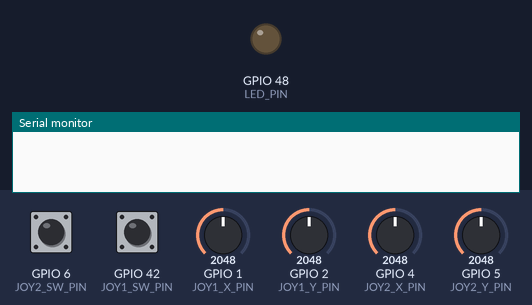
A sketch run on a simulated ESP32-S3. Parts: output pins drawn as LEDs (lit = HIGH), the last lines printed to the serial monitor. The test bench sets the inputs (shaded band); at power-on: GPIO 6 (JOY2_SW_PIN) HIGH, GPIO 1 (JOY1_X_PIN) = 2048, GPIO 2 (JOY1_Y_PIN) = 2048, GPIO 4 (JOY2_X_PIN) = 2048, GPIO 5 (JOY2_Y_PIN) = 2048, GPIO 42 (JOY1_SW_PIN) HIGH (analog values on the 0–4095 scale).

Above: at 0.0 s.
At 4.8 s:
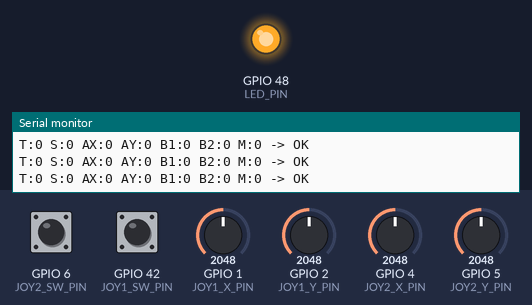
4.9 s: GPIO 6 (JOY2_SW_PIN) pulled LOW for 0.15 s
Timing chart, 0 to 7.9 s (numbered marks = the images above; inputs shaded):
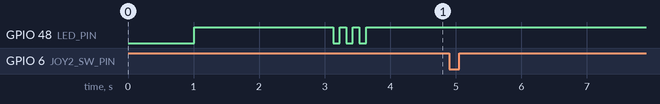

Measured:
- by itself, GPIO 48 (LED_PIN): alternates HIGH for 0.10 s and LOW for 0.10 s, 6 changes in all, then stays HIGH

The sketch:

remote_transmitter.ino
```cpp
/*
 * ===================================================
 * ESP-NOW REMOTE TRANSMITTER - ESP32-S3
 * 2 Joystick Remote Controller
 * ===================================================
 *
 * WIRING JOYSTICK 1 (Kiri - Throttle/Steering):
 *   VCC  -> 3.3V
 *   GND  -> GND
 *   VRx  -> GPIO1 (ADC)
 *   VRy  -> GPIO2 (ADC)
 *   SW   -> GPIO42 (Optional button)
 *
 * WIRING JOYSTICK 2 (Kanan - Auxiliary):
 *   VCC  -> 3.3V
 *   GND  -> GND
 *   VRx  -> GPIO4 (ADC)
 *   VRy  -> GPIO5 (ADC)
 *   SW   -> GPIO6 (Optional button)
 *
 * LED Status:
 *   GPIO48 -> LED (Built-in pada beberapa ESP32-S3)
 *
 * ===================================================
 */

#include <WiFi.h>
#include <esp_now.h>

// ===== PIN JOYSTICK 1 (KIRI) =====
#define JOY1_X_PIN 1   // Steering (kiri-kanan)
#define JOY1_Y_PIN 2   // Throttle (maju-mundur)
#define JOY1_SW_PIN 42 // Tombol joystick 1

// ===== PIN JOYSTICK 2 (KANAN) =====
#define JOY2_X_PIN 4  // Auxiliary X
#define JOY2_Y_PIN 5  // Auxiliary Y (bisa untuk servo)
#define JOY2_SW_PIN 6 // Tombol joystick 2

// ===== LED STATUS =====
#define LED_PIN 48 // LED built-in ESP32-S3

// ===== INVERT AXES (sesuai hasil testing) =====
#define INVERT_JOY1_X false // X: false (sudah benar)
#define INVERT_JOY1_Y true  // Y: true (invert supaya atas=positif)
#define INVERT_JOY2_X true  // X: true
#define INVERT_JOY2_Y true  // Y: true

// ===== KONFIGURASI =====
#define SEND_INTERVAL 50 // Kirim data setiap 50ms (20Hz)
#define DEADZONE 30 // Zona mati joystick (diperbesar untuk menghindari drift)
#define DEBUG_SERIAL true // Debug via Serial

// ===== MAC ADDRESS RECEIVER =====
// GANTI DENGAN MAC ADDRESS ESP32-S3 RECEIVER ANDA!
// Untuk mendapatkan MAC, upload kode receiver dan lihat Serial Monitor
// FC:01:2C:D1:76:54
uint8_t receiverMAC[] = {0xFC, 0x01, 0x2C, 0xD1, 0x76, 0x54};

// ===== STRUKTUR DATA YANG DIKIRIM =====
typedef struct {
  int16_t throttle; // -255 to 255 (maju/mundur)
  int16_t steering; // -255 to 255 (kiri/kanan)
  int16_t aux_x;    // -255 to 255 (auxiliary X)
  int16_t aux_y;    // -255 to 255 (auxiliary Y)
  bool btn1;        // Tombol joystick 1
  bool btn2;        // Tombol joystick 2
  uint8_t mode;     // Mode operasi (0=manual, 1=semi-auto, 2=auto)
} RemoteData;

RemoteData dataToSend;

// ===== KALIBRASI (akan diisi saat startup) =====
int joy1_x_center = 2048;
int joy1_y_center = 2048;
int joy2_x_center = 2048;
int joy2_y_center = 2048;

// ===== VARIABEL ESP-NOW =====
esp_now_peer_info_t peerInfo;
bool peerConnected = false;
unsigned long lastSendTime = 0;
int sendFailCount = 0;

// ===== CALLBACK SAAT DATA TERKIRIM =====
void OnDataSent(const uint8_t *mac_addr, esp_now_send_status_t status) {
  if (status == ESP_NOW_SEND_SUCCESS) {
    digitalWrite(LED_PIN, HIGH);
    sendFailCount = 0;
  } else {
    digitalWrite(LED_PIN, LOW);
    sendFailCount++;
    if (DEBUG_SERIAL && sendFailCount > 10) {
      Serial.println("!!! Koneksi ke receiver terputus !!!");
    }
  }
}

// ===== SETUP =====
void setup() {
  Serial.begin(115200);
  delay(1000);

  Serial.println("=====================================");
  Serial.println("  ESP-NOW REMOTE TRANSMITTER");
  Serial.println("  2 Joystick Controller");
  Serial.println("=====================================");

  // Setup pin modes
  pinMode(JOY1_SW_PIN, INPUT_PULLUP);
  pinMode(JOY2_SW_PIN, INPUT_PULLUP);
  pinMode(LED_PIN, OUTPUT);

  // Setup ADC
  analogReadResolution(12);       // 12-bit ADC (0-4095)
  analogSetAttenuation(ADC_11db); // Full range 0-3.3V

  // === AUTO KALIBRASI JOYSTICK ===
  Serial.println();
  Serial.println(">>> KALIBRASI: Jangan sentuh joystick...");
  digitalWrite(LED_PIN, HIGH);
  delay(1000);

  // Baca nilai tengah (rata-rata 20 sample)
  long sum1x = 0, sum1y = 0, sum2x = 0, sum2y = 0;
  for (int i = 0; i < 20; i++) {
    sum1x += analogRead(JOY1_X_PIN);
    sum1y += analogRead(JOY1_Y_PIN);
    sum2x += analogRead(JOY2_X_PIN);
    sum2y += analogRead(JOY2_Y_PIN);
    delay(50);
  }

  // Simpan nilai tengah (dengan invert jika perlu)
  joy1_x_center = INVERT_JOY1_X ? (4095 - sum1x / 20) : (sum1x / 20);
  joy1_y_center = INVERT_JOY1_Y ? (4095 - sum1y / 20) : (sum1y / 20);
  joy2_x_center = INVERT_JOY2_X ? (4095 - sum2x / 20) : (sum2x / 20);
  joy2_y_center = INVERT_JOY2_Y ? (4095 - sum2y / 20) : (sum2y / 20);

  Serial.println(">>> KALIBRASI SELESAI!");
  Serial.print("  Joy1 Center: X=");
  Serial.print(joy1_x_center);
  Serial.print(", Y=");
  Serial.println(joy1_y_center);
  Serial.print("  Joy2 Center: X=");
  Serial.print(joy2_x_center);
  Serial.print(", Y=");
  Serial.println(joy2_y_center);
  Serial.println();

  // Inisialisasi WiFi dalam mode station
  WiFi.mode(WIFI_STA);
  WiFi.disconnect();

  // Tampilkan MAC Address
  Serial.print("MAC Address Transmitter: ");
  Serial.println(WiFi.macAddress());

  // Inisialisasi ESP-NOW
  if (esp_now_init() != ESP_OK) {
    Serial.println("ERROR: Gagal inisialisasi ESP-NOW!");
    while (1) {
      digitalWrite(LED_PIN, !digitalRead(LED_PIN));
      delay(100);
    }
  }
  Serial.println("ESP-NOW berhasil diinisialisasi");

  // Daftarkan callback
  esp_now_register_send_cb(OnDataSent);

  // Tambahkan peer (receiver)
  memcpy(peerInfo.peer_addr, receiverMAC, 6);
  peerInfo.channel = 0;
  peerInfo.encrypt = false;

  if (esp_now_add_peer(&peerInfo) != ESP_OK) {
    Serial.println("ERROR: Gagal menambahkan peer!");
  } else {
    Serial.println("Peer receiver berhasil ditambahkan");
    peerConnected = true;
  }

  // Inisialisasi data
  dataToSend.throttle = 0;
  dataToSend.steering = 0;
  dataToSend.aux_x = 0;
  dataToSend.aux_y = 0;
  dataToSend.btn1 = false;
  dataToSend.btn2 = false;
  dataToSend.mode = 0;

  // LED indikator ready
  for (int i = 0; i < 3; i++) {
    digitalWrite(LED_PIN, HIGH);
    delay(100);
    digitalWrite(LED_PIN, LOW);
    delay(100);
  }

  Serial.println("Remote siap!");
  Serial.println("-------------------------------------");
}

// ===== FUNGSI MAPPING DENGAN KALIBRASI =====
int16_t mapWithCenter(int value, int center) {
  // Dari center, map ke -255 sampai +255
  int result;
  if (value < center) {
    result = map(value, 0, center, -255, 0);
  } else {
    result = map(value, center, 4095, 0, 255);
  }

  // Aplikasikan deadzone
  if (abs(result) < DEADZONE) {
    return 0;
  }

  return constrain(result, -255, 255);
}

// ===== BACA SEMUA INPUT =====
void readInputs() {
  // Baca joystick analog (raw)
  int raw_joy1_x = analogRead(JOY1_X_PIN);
  int raw_joy1_y = analogRead(JOY1_Y_PIN);
  int raw_joy2_x = analogRead(JOY2_X_PIN);
  int raw_joy2_y = analogRead(JOY2_Y_PIN);

  // Debug nilai RAW ADC (uncomment untuk debug)
  // Serial.print("RAW: J1X="); Serial.print(raw_joy1_x);
  // Serial.print(" J1Y="); Serial.print(raw_joy1_y);
  // Serial.print(" J2X="); Serial.print(raw_joy2_x);
  // Serial.print(" J2Y="); Serial.println(raw_joy2_y);

  // Apply invert
  int joy1_x = INVERT_JOY1_X ? (4095 - raw_joy1_x) : raw_joy1_x;
  int joy1_y = INVERT_JOY1_Y ? (4095 - raw_joy1_y) : raw_joy1_y;
  int joy2_x = INVERT_JOY2_X ? (4095 - raw_joy2_x) : raw_joy2_x;
  int joy2_y = INVERT_JOY2_Y ? (4095 - raw_joy2_y) : raw_joy2_y;

  // Map dengan kalibrasi
  // Joystick 1: Y = throttle (maju/mundur), X = steering (kiri/kanan)
  dataToSend.throttle = mapWithCenter(joy1_y, joy1_y_center);
  dataToSend.steering = mapWithCenter(joy1_x, joy1_x_center);

  // Joystick 2: Auxiliary controls
  dataToSend.aux_x = mapWithCenter(joy2_x, joy2_x_center);
  dataToSend.aux_y = mapWithCenter(joy2_y, joy2_y_center);

  // Baca tombol (active LOW karena INPUT_PULLUP)
  dataToSend.btn1 = !digitalRead(JOY1_SW_PIN);
  dataToSend.btn2 = !digitalRead(JOY2_SW_PIN);

  // Mode toggle dengan tombol 2
  static bool lastBtn2 = false;
  if (dataToSend.btn2 && !lastBtn2) {
    dataToSend.mode = (dataToSend.mode + 1) % 3;
    Serial.print("Mode changed to: ");
    Serial.println(dataToSend.mode);
  }
  lastBtn2 = dataToSend.btn2;
}

// ===== KIRIM DATA =====
void sendData() {
  esp_err_t result =
      esp_now_send(receiverMAC, (uint8_t *)&dataToSend, sizeof(dataToSend));

  if (DEBUG_SERIAL) {
    Serial.print("T:");
    Serial.print(dataToSend.throttle);
    Serial.print(" S:");
    Serial.print(dataToSend.steering);
    Serial.print(" AX:");
    Serial.print(dataToSend.aux_x);
    Serial.print(" AY:");
    Serial.print(dataToSend.aux_y);
    Serial.print(" B1:");
    Serial.print(dataToSend.btn1);
    Serial.print(" B2:");
    Serial.print(dataToSend.btn2);
    Serial.print(" M:");
    Serial.print(dataToSend.mode);
    Serial.print(" -> ");
    Serial.println(result == ESP_OK ? "OK" : "FAIL");
  }
}

// ===== LOOP =====
void loop() {
  // Baca semua input
  readInputs();

  // Kirim data dengan interval
  if (millis() - lastSendTime >= SEND_INTERVAL) {
    sendData();
    lastSendTime = millis();
  }

  // Small delay untuk stabilitas ADC
  delay(5);
}
```
